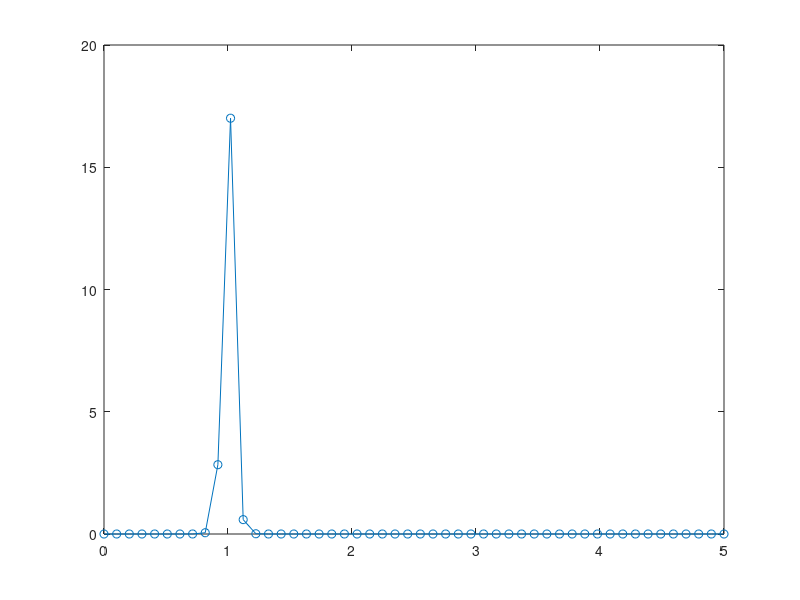

The MATLAB script that drew this image: (Note: this script raises an error after producing the figure.)
%Mohammad Asif Sazzad
%Solving 1st derivative numerically using 4th order compact finite difference method
clc
clear all

format long

m=[50 100 200 300 500 1000];%number of grid points
i=1;
j=1;
Err1=zeros(6,1);
delx=zeros(6,1);

for j=1:6
    
x1=linspace(0,5,m(j));
f=zeros(m(j),1);
delx(j)=x1(2);
%functional values at the grid points
for i=1:m(j)
    f(i)=tanh(20*x1(i)-20);

end
figure(j)
%analytical values of the function
fdiff=20-20*tanh(20*x1 - 20).^2;
 plot(x1,fdiff,'-o');shg
 hold on


%taking the values of derivatives
df=compact_1st_4th_order( f,m(j),delx(j));
plot(x1,df,'k-*');
xlabel('x');
ylabel('df/dx');
title('Solution of 1st derivative numerically using 4th order compact finite difference method');
Err=(fdiff'-df);%calculating error
Err1(j)=max(abs(Err)); 
end
figure(j+1)
%error curve
plot(log10(delx),log10(Err1),'-s','LineWidth',2);shg

xlabel('log(\Deltax)');
ylabel('log(Error)');
title('LogLog plot of Error vs \Deltax');


